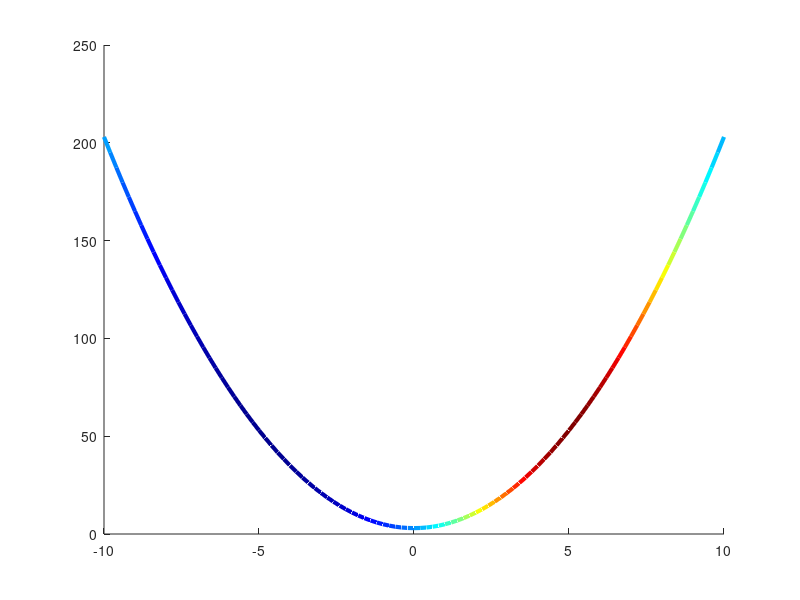

Here is the MATLAB script that generated this plot:
function h=cline(x,y,z,c,cmap)
% CLINE - plots a 3D curve (x,y,z) encoded with scalar color data (c)
% using the specified colormap (default=jet);
%
% SYNTAX: h=cline(x,y,z,c,colormap);
%
% DBE 09/03/02


if nargin==0  % Generate sample data...
  x=linspace(-10,10,101);
  y=2*x.^2+3;
  z=sin(0.1*pi*x);
  c=exp(z);
  % w=z-min(z)+1;
  cmap='jet';
elseif nargin<4
  fprintf('Insufficient input arguments\n');
  return;
elseif nargin==4
  cmap='jet';
end

if ischar(cmap)
  cmap=colormap(cmap);                      % Set colormap
end
yy=linspace(min(c),max(c),size(cmap,1));  % Generate range of color indices that map to cmap
cm = interp1(yy,cmap,c,'pchip')';         % Find interpolated colorvalue
cm(cm>1)=1;                               % Sometimes iterpolation gives values that are out of [0,1] range...
cm(cm<0)=0;


% Lot line segment with appropriate color for each data pair...
  for i = (length(z)-1):-1:1,
    h(i)=line([x(i) x(i+1)],[y(i) y(i+1)],[z(i) z(i+1)],'color',cm(:,i),'LineWidth',3);
  end

return
